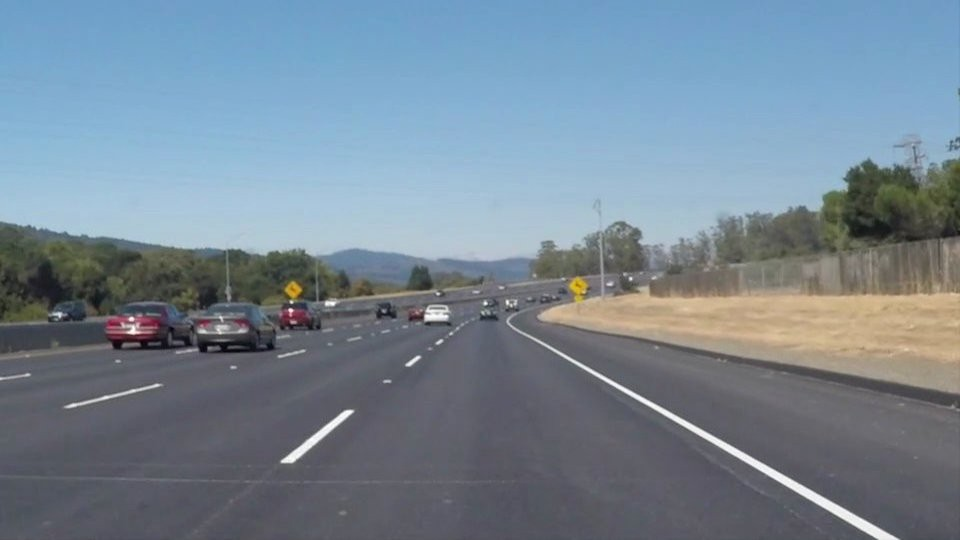
#> input picture Open-CV_Basics/Hough_Transform/road.png, 960 x 540 px
$ python hough_line.py
#> lines starting #> are read from the running program, lines starting #| are printed output that depends on the picture; after the words box and inside, x2 and y2 are one past the last pixel; in counts of white or black regions, pixels touching at a corner belong together
import cv2
import matplotlib.pyplot as plt
import numpy as np

img = cv2.imread('road.png')
#> img is the input picture: shape (540, 960, 3); mean B, G, R 148.1, 134.5, 118.5

#convert grayscale
gray = cv2.cvtColor(img, cv2.COLOR_BGR2GRAY)
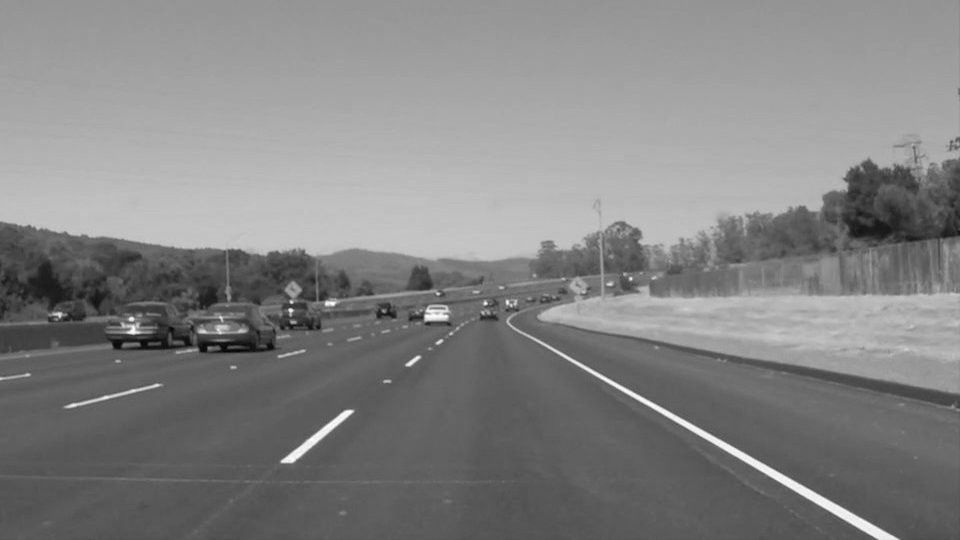
#> gray: shape (540, 960); min 4, max 255, mean 131.3

#let's find the edges in Canny Edge detector
edges = cv2.Canny(gray,200,250)
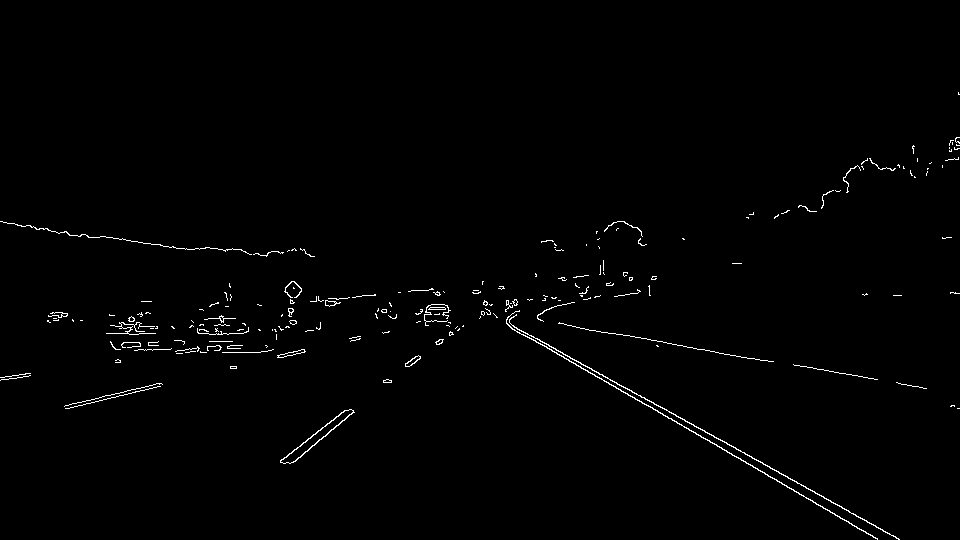
#> edges: shape (540, 960); 0.97% white in thin lines or dots, all inside (x1, y1, x2, y2) = (0, 92, 960, 540)

"""
So this is how a HoughLines work we need a set of points that can form a line

"""

lines = cv2.HoughLinesP(edges,1,np.pi/180,100,minLineLength = 240 , maxLineGap = 250)
#> lines = [[486, 312, 877, 538], [490, 313, 898, 539], [490, 312, 899, 539], [488, 310, 926, 388], [442, 304, 923, 388], [484, 312, 877, 539], [65, 405, 624, 276]]

for line in lines:
    x1, y1, x2, y2 = line[0]
    cv2.line(img, (x1, y1), (x2, y2), (255, 0, 0), 3)
#> this loop made 7 passes
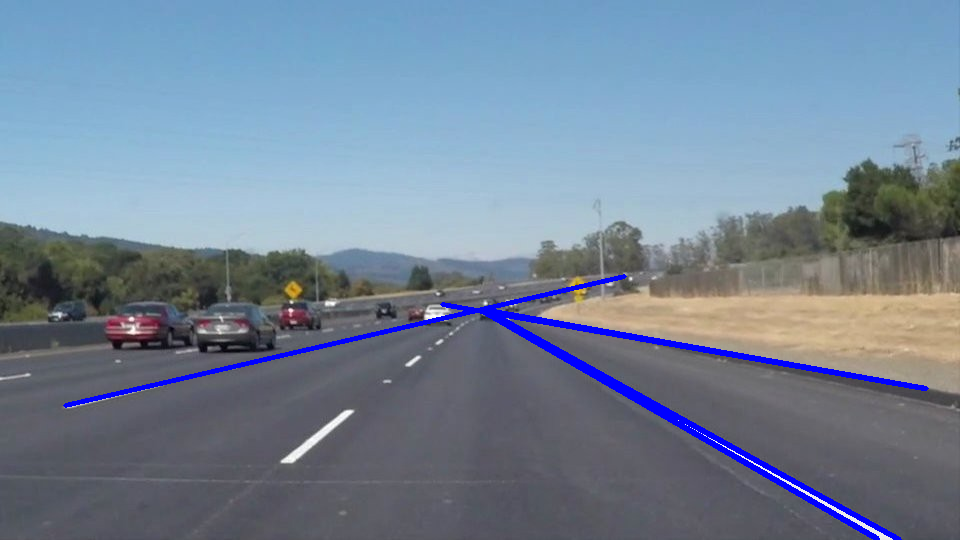
#> img: shape (540, 960, 3); 2.02% of pixels changed, all inside (x1, y1, x2, y2) = (63, 274, 929, 540)


cv2.imwrite('HoughLine.png',img)

plt.imshow(img[:,:,::-1])

plt.show()
